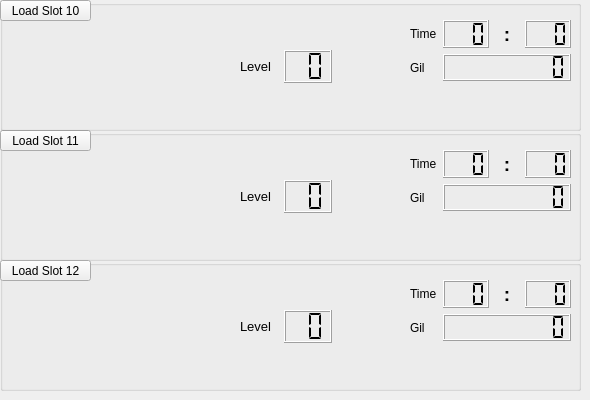
   <widget class="QWidget" name="page_4">
    <widget class="QGroupBox" name="s11_box">
     <property name="geometry">
      <rect>
       <x>0</x>
       <y>130</y>
       <width>581</width>
       <height>131</height>
      </rect>
     </property>
     <property name="title">
      <string/>
     </property>
     <widget class="QWidget" name="layoutWidget_19">
      <property name="geometry">
       <rect>
        <x>410</x>
        <y>20</y>
        <width>161</width>
        <height>61</height>
       </rect>
      </property>
      <layout class="QGridLayout" name="gridLayout_10">
       <item row="0" column="0">
        <widget class="QLabel" name="label_37">
         <property name="text">
          <string>Time</string>
         </property>
        </widget>
       </item>
       <item row="0" column="1">
        <widget class="QLCDNumber" name="s11_lcd_hr">
         <property name="numDigits">
          <number>3</number>
         </property>
         <property name="digitCount">
          <number>3</number>
         </property>
         <property name="segmentStyle">
          <enum>QLCDNumber::Flat</enum>
         </property>
        </widget>
       </item>
       <item row="0" column="2">
        <widget class="QLabel" name="label_38">
         <property name="font">
          <font>
           <pointsize>14</pointsize>
           <weight>75</weight>
           <bold>true</bold>
          </font>
         </property>
         <property name="text">
          <string>:</string>
         </property>
         <property name="alignment">
          <set>Qt::AlignCenter</set>
         </property>
        </widget>
       </item>
       <item row="0" column="3">
        <widget class="QLCDNumber" name="s11_lcd_min">
         <property name="numDigits">
          <number>3</number>
         </property>
         <property name="digitCount">
          <number>3</number>
         </property>
         <property name="segmentStyle">
          <enum>QLCDNumber::Flat</enum>
         </property>
        </widget>
       </item>
       <item row="1" column="0">
        <widget class="QLabel" name="label_39">
         <property name="text">
          <string>Gil</string>
         </property>
        </widget>
       </item>
       <item row="1" column="1" colspan="3">
        <widget class="QLCDNumber" name="s11_lcd_gil">
         <property name="numDigits">
          <number>9</number>
         </property>
         <property name="segmentStyle">
          <enum>QLCDNumber::Flat</enum>
         </property>
        </widget>
       </item>
      </layout>
     </widget>
     <widget class="QLabel" name="s11_lbl_name">
      <property name="geometry">
       <rect>
        <x>240</x>
        <y>20</y>
        <width>151</width>
        <height>21</height>
       </rect>
      </property>
      <property name="font">
       <font>
        <pointsize>10</pointsize>
       </font>
      </property>
      <property name="text">
       <string/>
      </property>
     </widget>
     <widget class="QLabel" name="s11_lbl_loc">
      <property name="geometry">
       <rect>
        <x>240</x>
        <y>90</y>
        <width>331</width>
        <height>31</height>
       </rect>
      </property>
      <property name="font">
       <font>
        <pointsize>10</pointsize>
       </font>
      </property>
      <property name="text">
       <string/>
      </property>
     </widget>
     <widget class="QWidget" name="layoutWidget_20">
      <property name="geometry">
       <rect>
        <x>10</x>
        <y>30</y>
        <width>211</width>
        <height>91</height>
       </rect>
      </property>
      <layout class="QHBoxLayout" name="horizontalLayout_10">
       <item>
        <widget class="QLabel" name="s11_party1">
         <property name="minimumSize">
          <size>
           <width>64</width>
           <height>73</height>
          </size>
         </property>
         <property name="maximumSize">
          <size>
           <width>64</width>
           <height>73</height>
          </size>
         </property>
         <property name="text">
          <string/>
         </property>
         <property name="scaledContents">
          <bool>true</bool>
         </property>
        </widget>
       </item>
       <item>
        <widget class="QLabel" name="s11_party2">
         <property name="minimumSize">
          <size>
           <width>64</width>
           <height>73</height>
          </size>
         </property>
         <property name="maximumSize">
          <size>
           <width>64</width>
           <height>73</height>
          </size>
         </property>
         <property name="text">
          <string/>
         </property>
         <property name="scaledContents">
          <bool>true</bool>
         </property>
        </widget>
       </item>
       <item>
        <widget class="QLabel" name="s11_party3">
         <property name="minimumSize">
          <size>
           <width>64</width>
           <height>73</height>
          </size>
         </property>
         <property name="maximumSize">
          <size>
           <width>64</width>
           <height>73</height>
          </size>
         </property>
         <property name="text">
          <string/>
         </property>
         <property name="scaledContents">
          <bool>true</bool>
         </property>
        </widget>
       </item>
      </layout>
     </widget>
     <widget class="QPushButton" name="btn_s11">
      <property name="geometry">
       <rect>
        <x>0</x>
        <y>0</y>
        <width>91</width>
        <height>21</height>
       </rect>
      </property>
      <property name="text">
       <string>Load Slot 11</string>
      </property>
     </widget>
     <widget class="QWidget" name="layoutWidget">
      <property name="geometry">
       <rect>
        <x>240</x>
        <y>50</y>
        <width>92</width>
        <height>33</height>
       </rect>
      </property>
      <layout class="QHBoxLayout" name="horizontalLayout_23">
       <item>
        <widget class="QLabel" name="label_40">
         <property name="font">
          <font>
           <pointsize>10</pointsize>
          </font>
         </property>
         <property name="text">
          <string>Level</string>
         </property>
        </widget>
       </item>
       <item>
        <widget class="QLCDNumber" name="s11_lcd_lvl">
         <property name="minimumSize">
          <size>
           <width>48</width>
           <height>31</height>
          </size>
         </property>
         <property name="smallDecimalPoint">
          <bool>false</bool>
         </property>
         <property name="numDigits">
          <number>2</number>
         </property>
         <property name="segmentStyle">
          <enum>QLCDNumber::Flat</enum>
         </property>
        </widget>
       </item>
      </layout>
     </widget>
    </widget>
    <widget class="QGroupBox" name="s12_box">
     <property name="geometry">
      <rect>
       <x>0</x>
       <y>260</y>
       <width>581</width>
       <height>131</height>
      </rect>
     </property>
     <property name="title">
      <string/>
     </property>
     <widget class="QWidget" name="layoutWidget_21">
      <property name="geometry">
       <rect>
        <x>410</x>
        <y>20</y>
        <width>161</width>
        <height>61</height>
       </rect>
      </property>
      <layout class="QGridLayout" name="gridLayout_11">
       <item row="0" column="0">
        <widget class="QLabel" name="label_41">
         <property name="text">
          <string>Time</string>
         </property>
        </widget>
       </item>
       <item row="0" column="1">
        <widget class="QLCDNumber" name="s12_lcd_hr">
         <property name="numDigits">
          <number>3</number>
         </property>
         <property name="digitCount">
          <number>3</number>
         </property>
         <property name="segmentStyle">
          <enum>QLCDNumber::Flat</enum>
         </property>
        </widget>
       </item>
       <item row="0" column="2">
        <widget class="QLabel" name="label_42">
         <property name="font">
          <font>
           <pointsize>14</pointsize>
           <weight>75</weight>
           <bold>true</bold>
          </font>
         </property>
         <property name="text">
          <string>:</string>
         </property>
         <property name="alignment">
          <set>Qt::AlignCenter</set>
         </property>
        </widget>
       </item>
       <item row="0" column="3">
        <widget class="QLCDNumber" name="s12_lcd_min">
         <property name="numDigits">
          <number>3</number>
         </property>
         <property name="digitCount">
          <number>3</number>
         </property>
         <property name="segmentStyle">
          <enum>QLCDNumber::Flat</enum>
         </property>
        </widget>
       </item>
       <item row="1" column="0">
        <widget class="QLabel" name="label_43">
         <property name="text">
          <string>Gil</string>
         </property>
        </widget>
       </item>
       <item row="1" column="1" colspan="3">
        <widget class="QLCDNumber" name="s12_lcd_gil">
         <property name="numDigits">
          <number>9</number>
         </property>
         <property name="segmentStyle">
          <enum>QLCDNumber::Flat</enum>
         </property>
        </widget>
       </item>
      </layout>
     </widget>
     <widget class="QLabel" name="s12_lbl_name">
      <property name="geometry">
       <rect>
        <x>240</x>
        <y>20</y>
        <width>151</width>
        <height>21</height>
       </rect>
      </property>
      <property name="font">
       <font>
        <pointsize>10</pointsize>
       </font>
      </property>
      <property name="text">
       <string/>
      </property>
     </widget>
     <widget class="QLabel" name="s12_lbl_loc">
      <property name="geometry">
       <rect>
        <x>240</x>
        <y>90</y>
        <width>331</width>
        <height>31</height>
       </rect>
      </property>
      <property name="font">
       <font>
        <pointsize>10</pointsize>
       </font>
      </property>
      <property name="text">
       <string/>
      </property>
     </widget>
     <widget class="QWidget" name="layoutWidget_22">
      <property name="geometry">
       <rect>
        <x>10</x>
        <y>30</y>
        <width>211</width>
        <height>91</height>
       </rect>
      </property>
      <layout class="QHBoxLayout" name="horizontalLayout_11">
       <item>
        <widget class="QLabel" name="s12_party1">
         <property name="minimumSize">
          <size>
           <width>64</width>
           <height>73</height>
          </size>
         </property>
         <property name="maximumSize">
          <size>
           <width>64</width>
           <height>73</height>
          </size>
         </property>
         <property name="text">
          <string/>
         </property>
         <property name="scaledContents">
          <bool>true</bool>
         </property>
        </widget>
       </item>
       <item>
        <widget class="QLabel" name="s12_party2">
         <property name="minimumSize">
          <size>
           <width>64</width>
           <height>73</height>
          </size>
         </property>
         <property name="maximumSize">
          <size>
           <width>64</width>
           <height>73</height>
          </size>
         </property>
         <property name="text">
          <string/>
         </property>
         <property name="scaledContents">
          <bool>true</bool>
         </property>
        </widget>
       </item>
       <item>
        <widget class="QLabel" name="s12_party3">
         <property name="minimumSize">
          <size>
           <width>64</width>
           <height>73</height>
          </size>
         </property>
         <property name="maximumSize">
          <size>
           <width>64</width>
           <height>73</height>
          </size>
         </property>
         <property name="text">
          <string/>
         </property>
         <property name="scaledContents">
          <bool>true</bool>
         </property>
        </widget>
       </item>
      </layout>
     </widget>
     <widget class="QPushButton" name="btn_s12">
      <property name="geometry">
       <rect>
        <x>0</x>
        <y>0</y>
        <width>91</width>
        <height>21</height>
       </rect>
      </property>
      <property name="text">
       <string>Load Slot 12</string>
      </property>
     </widget>
     <widget class="QWidget" name="layoutWidget">
      <property name="geometry">
       <rect>
        <x>240</x>
        <y>50</y>
        <width>92</width>
        <height>33</height>
       </rect>
      </property>
      <layout class="QHBoxLayout" name="horizontalLayout_24">
       <item>
        <widget class="QLabel" name="label_44">
         <property name="font">
          <font>
           <pointsize>10</pointsize>
          </font>
         </property>
         <property name="text">
          <string>Level</string>
         </property>
        </widget>
       </item>
       <item>
        <widget class="QLCDNumber" name="s12_lcd_lvl">
         <property name="minimumSize">
          <size>
           <width>48</width>
           <height>31</height>
          </size>
         </property>
         <property name="smallDecimalPoint">
          <bool>false</bool>
         </property>
         <property name="numDigits">
          <number>2</number>
         </property>
         <property name="segmentStyle">
          <enum>QLCDNumber::Flat</enum>
         </property>
        </widget>
       </item>
      </layout>
     </widget>
    </widget>
    <widget class="QGroupBox" name="s10_box">
     <property name="geometry">
      <rect>
       <x>0</x>
       <y>0</y>
       <width>581</width>
       <height>131</height>
      </rect>
     </property>
     <property name="title">
      <string/>
     </property>
     <widget class="QWidget" name="layoutWidget_23">
      <property name="geometry">
       <rect>
        <x>410</x>
        <y>20</y>
        <width>161</width>
        <height>61</height>
       </rect>
      </property>
      <layout class="QGridLayout" name="gridLayout_12">
       <item row="0" column="0">
        <widget class="QLabel" name="label_45">
         <property name="text">
          <string>Time</string>
         </property>
        </widget>
       </item>
       <item row="0" column="1">
        <widget class="QLCDNumber" name="s10_lcd_hr">
         <property name="numDigits">
          <number>3</number>
         </property>
         <property name="digitCount">
          <number>3</number>
         </property>
         <property name="segmentStyle">
          <enum>QLCDNumber::Flat</enum>
         </property>
        </widget>
       </item>
       <item row="0" column="2">
        <widget class="QLabel" name="label_46">
         <property name="font">
          <font>
           <pointsize>14</pointsize>
           <weight>75</weight>
           <bold>true</bold>
          </font>
         </property>
         <property name="text">
          <string>:</string>
         </property>
         <property name="alignment">
          <set>Qt::AlignCenter</set>
         </property>
        </widget>
       </item>
       <item row="0" column="3">
        <widget class="QLCDNumber" name="s10_lcd_min">
         <property name="numDigits">
          <number>3</number>
         </property>
         <property name="digitCount">
          <number>3</number>
         </property>
         <property name="segmentStyle">
          <enum>QLCDNumber::Flat</enum>
         </property>
        </widget>
       </item>
       <item row="1" column="0">
        <widget class="QLabel" name="label_47">
         <property name="text">
          <string>Gil</string>
         </property>
        </widget>
       </item>
       <item row="1" column="1" colspan="3">
        <widget class="QLCDNumber" name="s10_lcd_gil">
         <property name="numDigits">
          <number>9</number>
         </property>
         <property name="segmentStyle">
          <enum>QLCDNumber::Flat</enum>
         </property>
        </widget>
       </item>
      </layout>
     </widget>
     <widget class="QLabel" name="s10_lbl_name">
      <property name="geometry">
       <rect>
        <x>240</x>
        <y>20</y>
        <width>151</width>
        <height>21</height>
       </rect>
      </property>
      <property name="font">
       <font>
        <pointsize>10</pointsize>
       </font>
      </property>
      <property name="text">
       <string/>
      </property>
     </widget>
     <widget class="QLabel" name="s10_lbl_loc">
      <property name="geometry">
       <rect>
        <x>240</x>
        <y>90</y>
        <width>331</width>
        <height>31</height>
       </rect>
      </property>
      <property name="font">
       <font>
        <pointsize>10</pointsize>
       </font>
      </property>
      <property name="text">
       <string/>
      </property>
     </widget>
     <widget class="QWidget" name="layoutWidget_24">
      <property name="geometry">
       <rect>
        <x>10</x>
        <y>30</y>
        <width>211</width>
        <height>91</height>
       </rect>
      </property>
      <layout class="QHBoxLayout" name="horizontalLayout_12">
       <item>
        <widget class="QLabel" name="s10_party1">
         <property name="minimumSize">
          <size>
           <width>64</width>
           <height>73</height>
          </size>
         </property>
         <property name="maximumSize">
          <size>
           <width>64</width>
           <height>73</height>
          </size>
         </property>
         <property name="text">
          <string/>
         </property>
         <property name="scaledContents">
          <bool>true</bool>
         </property>
        </widget>
       </item>
       <item>
        <widget class="QLabel" name="s10_party2">
         <property name="minimumSize">
          <size>
           <width>64</width>
           <height>73</height>
          </size>
         </property>
         <property name="maximumSize">
          <size>
           <width>64</width>
           <height>73</height>
          </size>
         </property>
         <property name="text">
          <string/>
         </property>
         <property name="scaledContents">
          <bool>true</bool>
         </property>
        </widget>
       </item>
       <item>
        <widget class="QLabel" name="s10_party3">
         <property name="minimumSize">
          <size>
           <width>64</width>
           <height>73</height>
          </size>
         </property>
         <property name="maximumSize">
          <size>
           <width>64</width>
           <height>73</height>
          </size>
         </property>
         <property name="text">
          <string/>
         </property>
         <property name="scaledContents">
          <bool>true</bool>
         </property>
        </widget>
       </item>
      </layout>
     </widget>
     <widget class="QPushButton" name="btn_s10">
      <property name="geometry">
       <rect>
        <x>0</x>
        <y>0</y>
        <width>91</width>
        <height>21</height>
       </rect>
      </property>
      <property name="text">
       <string>Load Slot 10</string>
      </property>
     </widget>
     <widget class="QWidget" name="layoutWidget">
      <property name="geometry">
       <rect>
        <x>240</x>
        <y>50</y>
        <width>92</width>
        <height>33</height>
       </rect>
      </property>
      <layout class="QHBoxLayout" name="horizontalLayout_22">
       <item>
        <widget class="QLabel" name="label_48">
         <property name="minimumSize">
          <size>
           <width>0</width>
           <height>0</height>
          </size>
         </property>
         <property name="font">
          <font>
           <pointsize>10</pointsize>
          </font>
         </property>
         <property name="text">
          <string>Level</string>
         </property>
        </widget>
       </item>
       <item>
        <widget class="QLCDNumber" name="s10_lcd_lvl">
         <property name="minimumSize">
          <size>
           <width>48</width>
           <height>31</height>
          </size>
         </property>
         <property name="smallDecimalPoint">
          <bool>false</bool>
         </property>
         <property name="numDigits">
          <number>2</number>
         </property>
         <property name="segmentStyle">
          <enum>QLCDNumber::Flat</enum>
         </property>
        </widget>
       </item>
      </layout>
     </widget>
    </widget>
   </widget>
